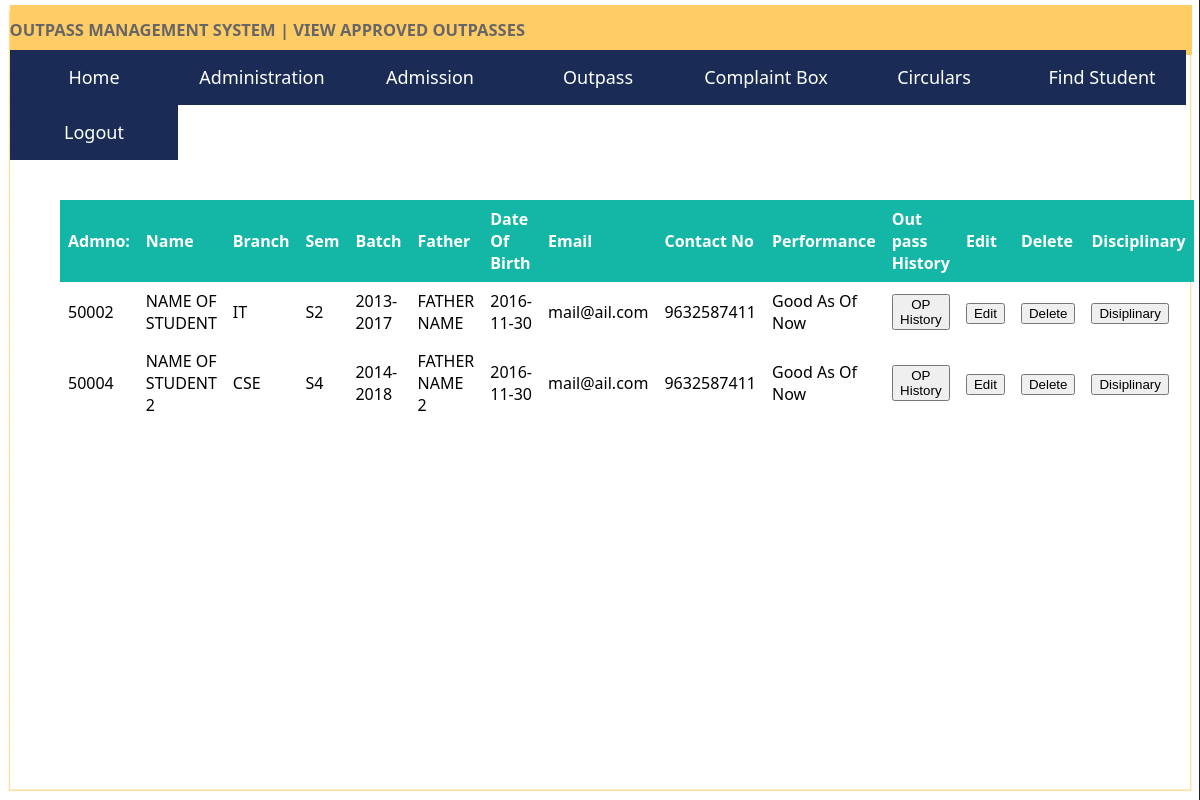
The app's page /studentdetails.php (signed in) with its own data.
### tables this page shows
CREATE TABLE IF NOT EXISTS `student` (
  `admno` int(11) NOT NULL AUTO_INCREMENT,
  `name` varchar(25) NOT NULL,
  `branch` varchar(5) NOT NULL,
  `batch` varchar(15) NOT NULL,
  `sem` varchar(10) NOT NULL,
  `mother` varchar(20) NOT NULL,
  `mjog` varchar(25) NOT NULL,
  `mphone` bigint(10) NOT NULL,
  `father` varchar(25) NOT NULL,
  `fjob` varchar(25) NOT NULL,
  `fmobno` varchar(10) NOT NULL,
  `hname` varchar(30) NOT NULL,
  `city` varchar(25) NOT NULL,
  `dist` varchar(25) NOT NULL,
  `state` varchar(25) NOT NULL,
  `country` varchar(25) NOT NULL,
  `zip` int(10) NOT NULL,
  `studentphone` bigint(10) NOT NULL,
  `dob` date NOT NULL,
  `studentemail` varchar(50) NOT NULL,
  `religion` varchar(30) NOT NULL,
  `lg` varchar(25) NOT NULL,
  `lgaddress` varchar(150) NOT NULL,
  `lgmob` varchar(10) NOT NULL,
  `room` varchar(25) NOT NULL,
  `discipline` varchar(2000) NOT NULL DEFAULT 'Good As Of Now',
  PRIMARY KEY (`admno`),
  KEY `admno` (`admno`),
  KEY `admno_2` (`admno`)
);

### studentdetails.php (the view, shortened to what this page needs)
<?php
if(isset($_SESSION['type'])&& $_SESSION['type']==1)
{
?>
<!doctype html>
<html>
<head>
<link href="pages/CSS/Menu.css" rel="stylesheet" type="text/css" />
<link href="pages/CSS/Main.css" rel="stylesheet" type="text/css" />
</head>
<link rel='stylesheet prefetch' href='http://maxcdn.bootstrapcdn.com/font-awesome/4.1.0/css/font-awesome.min.css'>
<link rel="stylesheet" href="OS.css">
<body>
<div id="lamhead">
<h2> <span id="head">OUTPASS MANAGEMENT SYSTEM |</span> VIEW APPROVED OUTPASSES</h2></div>
 <img class="back1" src="Picture2.png" width="1366" height="768">
<div id="MenuHolder">
<nav>
<ul>
<li ><a href="wardenhome.php">Home</a></li>
<li ><a href="#">Administration</a>
</li>
<li ><a href="Admission Verfication.php">Admission </a>
</li>
<li ><a href="#">Outpass</a>
</li>
<li ><a href="complaintbox.php">Complaint Box</a>
<li><a href="ComposeCircularbyWarden.php"> Circulars </a></li>
</li>
<li ><a href="Findstudentinputpageforwarrden.php">Find Student</a>
<li ><a href="logout.php">Logout</a></li>
</ul>
</nav>
</div>
<table>
  <tr>
   <th> Admno:</th>
    <th>Name</th>
    <th>Branch</th>
    <th>Sem</th>
	<th> Batch</th>
	<th> Father</th>
	<th>Date Of Birth </th>
	<th>Email</th>
	<th>Contact No</th>
	<th>Performance</th>
	<th> Out pass History </th>
	<th> Edit</th>
	<th> Delete</th>
	<th> Disciplinary</th>
    </tr>
 <?php
	  $input = $_REQUEST['admno'];
	  $query = mysql_query("SELECT * FROM student WHERE admno like'$input' or name like '%$input%'");
$numrows =mysql_num_rows($query);
if($numrows == 0)
	header("location:Findstudentinputpageforwarrden.php?abc= Student Does Not Exist");
	else
{
	while ($row=mysql_fetch_assoc($query))
	{
		$user=$row['admno'];
		$name=$row['name'];
		$branch=$row['branch'];
		$sem=$row['sem'];
		$batch=$row['batch'];
		$fname=$row['father'];
		$dob=$row['dob'];
		$email=$row['studentemail'];
		$mob=$row['lgmob'];
		$per=$row['discipline'];
		  ?>
  <tbody>
    <tr>
	  <td><?php echo $user;  ?></td>
	    <td><?php echo $name;  ?></td>
	  <td><?php echo $branch; ?></td>
	  <td><?php echo $sem; ?></td>
	  <td><?php echo $batch; ?></td>
	    <td><?php echo $fname; ?></td>
	  <td><?php echo $dob; ?></td>
	  <td><?php echo $email ?></td>
	  <td><?php echo $mob;  ?></td>
	  	  <td><?php echo $per;  ?></td>
	   <td>	<form action ="ophistory.php"	> <input type ="hidden" name ="admno" value ="<?php echo $user ;?>" > <button >OP History</button> </form> </td>
	 <td>	<form action ="editsp.php"	> <input type ="hidden" name ="admno" value ="<?php echo $user ;?>" > <button >Edit</button> </form> </td>
	<td>	<form action ="deletesp.php"	> <input type ="hidden" name ="admno" value ="<?php echo $user ;?>" >	<button > Delete </button> </form> </td>
	<td>	<form action ="discipline.php"	> <input type ="hidden" name ="admno" value ="<?php echo $user ;?>" >	<button > Disiplinary </button>  </form></td>
	  </tr>
	<?php
	}
}
?>
</table>
</body>
</html>
<?php
}
else
 header("location:login.php");
 ?>

### pages/CSS/Menu.css (style rules this page uses)
nav ul { margin:0; padding:0; }
nav ul li { list-style-type: none; float: left; display: block; width: 168px; height: auto; text-align: center; line-height: 55px; font-family: Segoe, "Segoe UI", "DejaVu Sans", "Trebuchet MS", Verdana, sans-serif; font-size: 18px; }
nav ul li a { text-decoration:none; color:#FFF; background-color:#1a2c56; }
nav a { display:block; }

### pages/CSS/Main.css (style rules this page uses)
#MenuHolder { width:100%; height:auto; margin-top:5%; margin-left:10px; margin-right:10px; clear:both; overflow:auto; position:fixed; z-index:999; top:-10px; left:0px; }

### OS.css (style rules this page uses)
table { border-collapse: collapse; border-spacing: 0; position:absolute; z-index:-9; top:200px; left:20%; width:60%; }
tbody { font-family:Segoe, "Segoe UI", "DejaVu Sans", "Trebuchet MS", Verdana, sans-serif; font-weight:lighter; }
td, th { padding: 0; }
th { text-align: left; }

### studentdetails.php (style rules this page uses)
.back1 { width: 100%; position: fixed; z-index: -100; height:100%; left: 0px; top: 0px; min-width: 1040px; min-height: 100%; }
#lamhead { font-family:Segoe, "Segoe UI", "DejaVu Sans", "Trebuchet MS", Verdana, sans-serif; background-color: #FFCC66; position: fixed; top: 0.6%; left: 0.8%; width: 98.5%; color:#666; font-style:normal; font-weight:normal; z-index:999; font-size: 11px; }
table { border-collapse: collapse; width: 90%; position:absolute; top:25%; left:5%; }
th, td { text-align: left; padding: 08px; }
th { background-color:#14B7A5; color: white; }

### records on screen
student: admno "50002", name "NAME OF STUDENT", branch "IT", sem "S2", batch "2013-2017", father "FATHER NAME", dob "2016-11-30", studentemail "mail@ail.com", lgmob "9632587411", discipline "Good As Of Now"
student: admno "50004", name "NAME OF STUDENT 2", branch "CSE", sem "S4", batch "2014-2018", father "FATHER NAME 2", dob "2016-11-30", studentemail "mail@ail.com", lgmob "9632587411", discipline "Good As Of Now"
